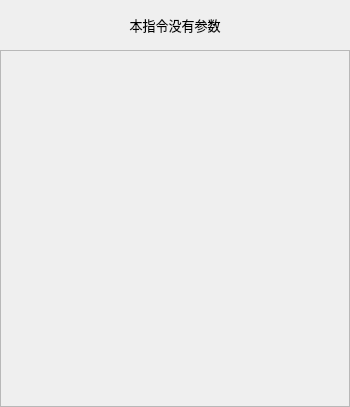
<?xml version="1.0" encoding="UTF-8"?>
<ui version="4.0">
 <class>FormActNull</class>
 <widget class="QWidget" name="FormActNull">
  <property name="geometry">
   <rect>
    <x>0</x>
    <y>0</y>
    <width>350</width>
    <height>407</height>
   </rect>
  </property>
  <property name="minimumSize">
   <size>
    <width>350</width>
    <height>407</height>
   </size>
  </property>
  <property name="maximumSize">
   <size>
    <width>700</width>
    <height>815</height>
   </size>
  </property>
  <property name="font">
   <font>
    <family>微软雅黑</family>
    <pointsize>10</pointsize>
   </font>
  </property>
  <property name="windowTitle">
   <string notr="true">空指令</string>
  </property>
  <property name="toolTip">
   <string notr="true"/>
  </property>
  <property name="statusTip">
   <string notr="true"/>
  </property>
  <property name="whatsThis">
   <string notr="true"/>
  </property>
  <property name="accessibleName">
   <string notr="true"/>
  </property>
  <property name="accessibleDescription">
   <string notr="true"/>
  </property>
  <property name="styleSheet">
   <string notr="true"/>
  </property>
  <property name="windowFilePath">
   <string notr="true"/>
  </property>
  <layout class="QVBoxLayout" name="verticalLayout">
   <property name="spacing">
    <number>0</number>
   </property>
   <property name="margin">
    <number>0</number>
   </property>
   <item>
    <widget class="QLabel" name="labelParaTitle">
     <property name="sizePolicy">
      <sizepolicy hsizetype="Preferred" vsizetype="Fixed">
       <horstretch>0</horstretch>
       <verstretch>0</verstretch>
      </sizepolicy>
     </property>
     <property name="minimumSize">
      <size>
       <width>0</width>
       <height>50</height>
      </size>
     </property>
     <property name="font">
      <font>
       <family>微软雅黑</family>
       <pointsize>10</pointsize>
       <weight>50</weight>
       <bold>false</bold>
      </font>
     </property>
     <property name="styleSheet">
      <string notr="true">QLabel#labelParaTitle
{
	color: black;
	border-image: url(:/img/widget/Panel.png) 0 4 0 4;
	border-left: 4px transparent;
	border-right: 4px transparent;
}
</string>
     </property>
     <property name="text">
      <string>本指令没有参数</string>
     </property>
     <property name="alignment">
      <set>Qt::AlignCenter</set>
     </property>
    </widget>
   </item>
   <item>
    <widget class="QFrame" name="frameActNull">
     <property name="font">
      <font>
       <family>微软雅黑</family>
       <pointsize>10</pointsize>
       <weight>50</weight>
       <italic>false</italic>
       <bold>false</bold>
      </font>
     </property>
     <property name="styleSheet">
      <string notr="true"/>
     </property>
     <property name="frameShape">
      <enum>QFrame::StyledPanel</enum>
     </property>
     <property name="frameShadow">
      <enum>QFrame::Plain</enum>
     </property>
     <property name="IsMainArea" stdset="0">
      <bool>true</bool>
     </property>
    </widget>
   </item>
  </layout>
 </widget>
 <resources/>
 <connections/>
</ui>
